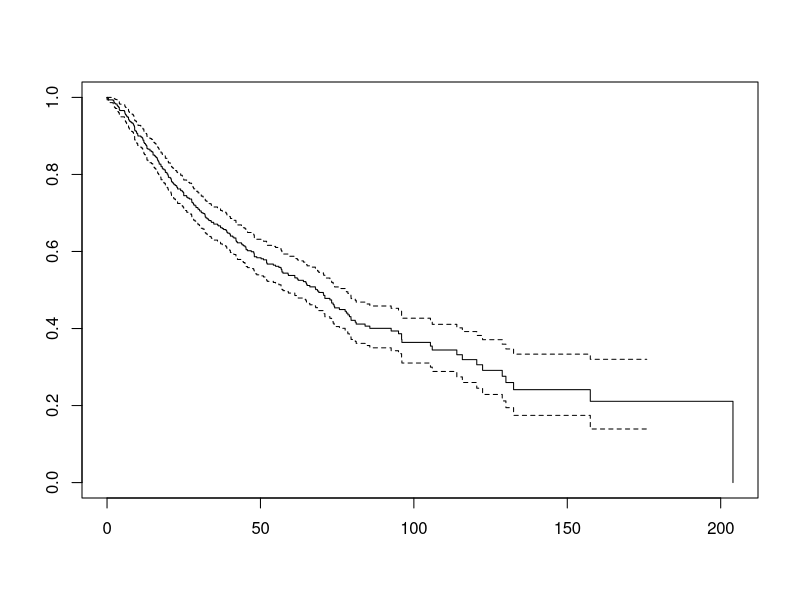
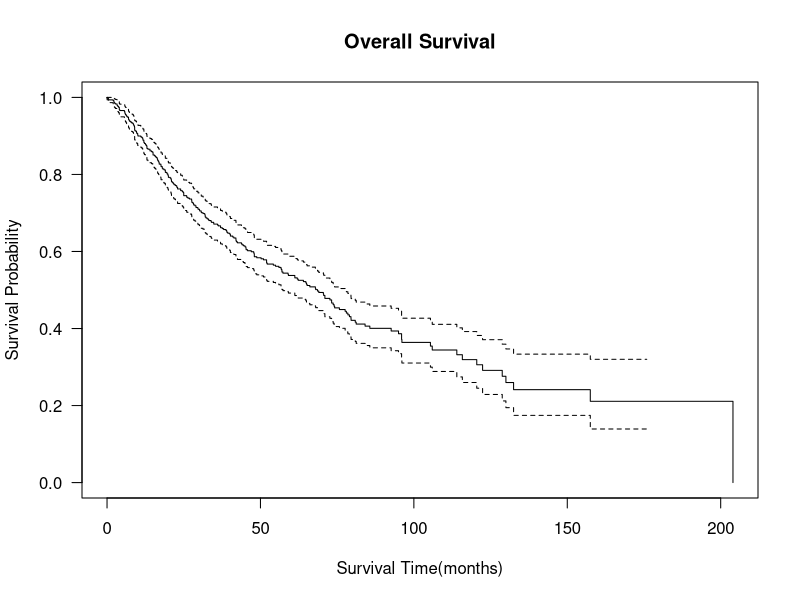
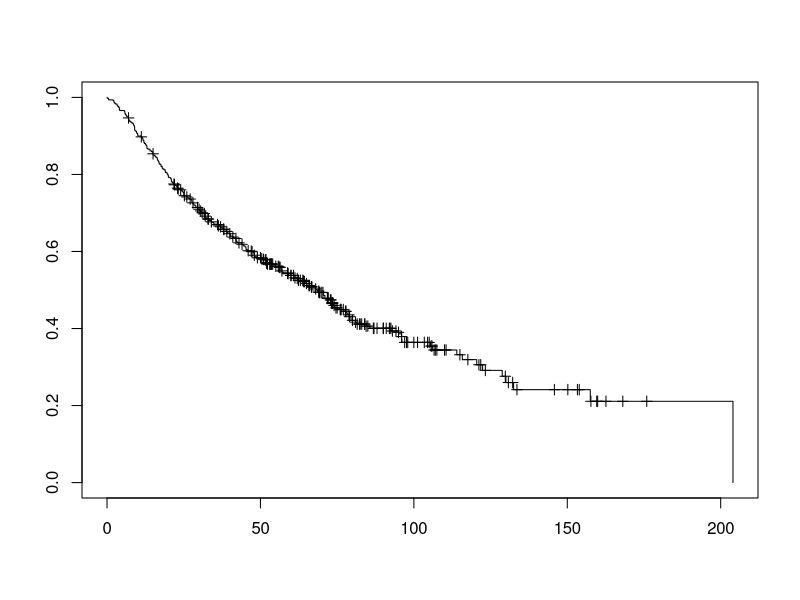
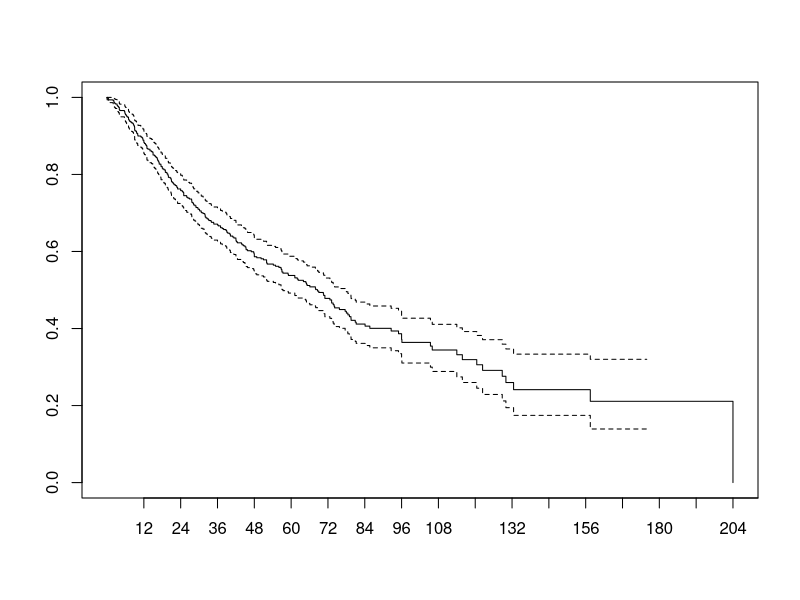
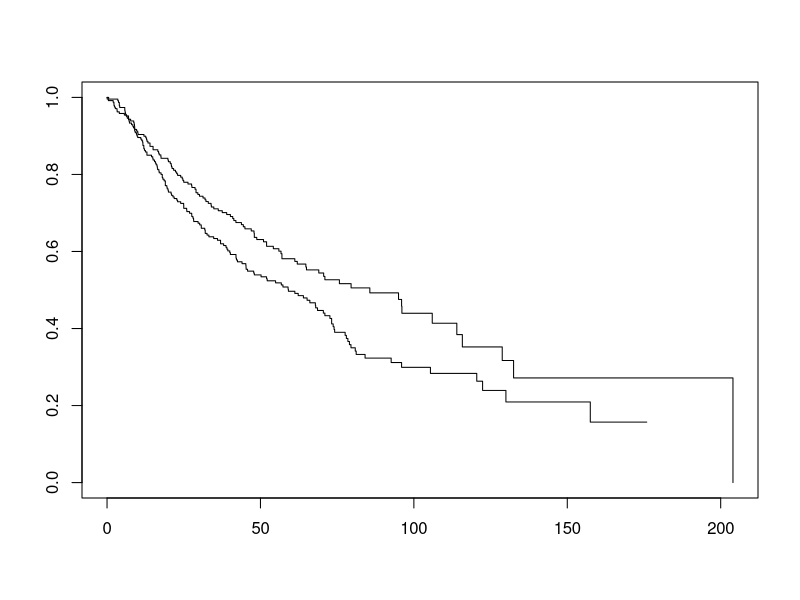
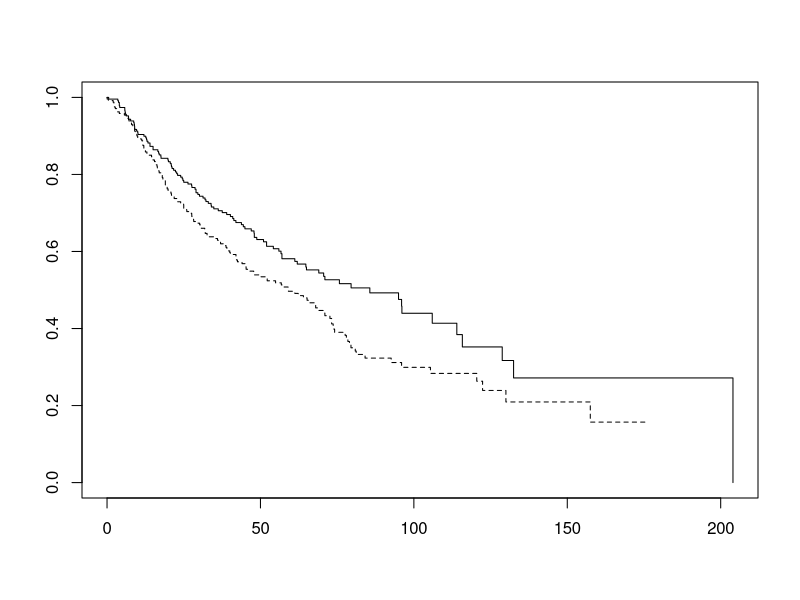
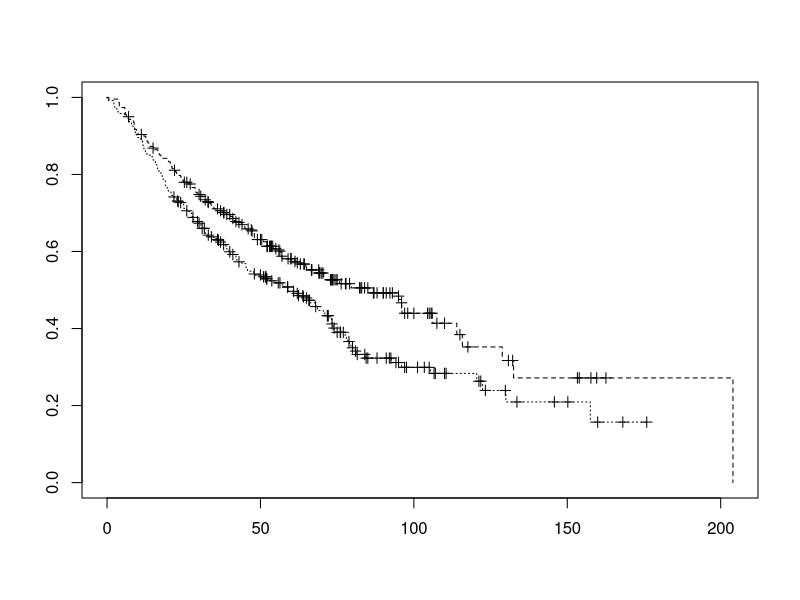
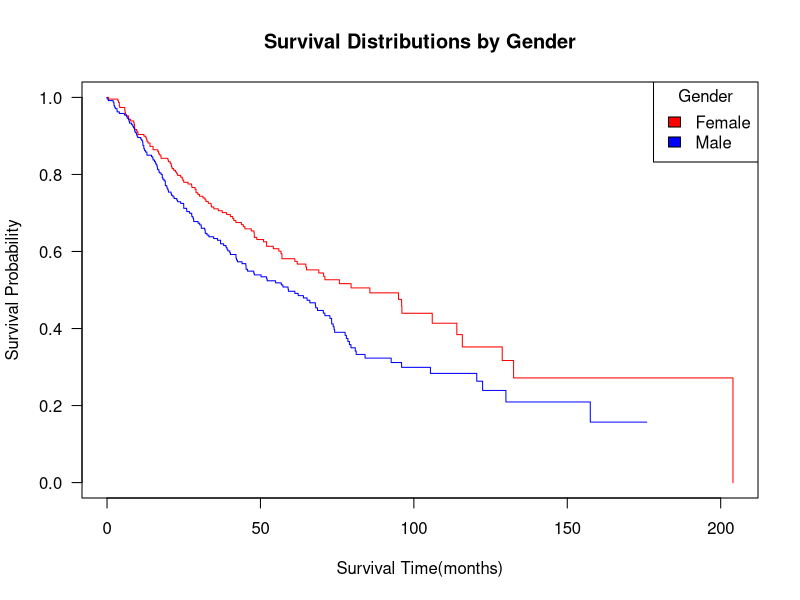

Source code (R) for these figures, in order:
lc<-read.csv("./dataset/lung_cancer_study.csv")
names(lc)
str(lc)
View(lc)

table(lc$vital_status)
table(lc$Vital.Status)

library(survival)

# create a Surv object
survobj<-with(lc, Surv(SURVIVAL_MONTHS,vital_status))
survobj
summary(survobj)

# Plot survival distribution of the total sample
# Kaplan-Meier estimator
fit0<-survfit(survobj~1,data=lc)
fit0
summary(fit0)
summary(fit0,time=12)
summary(fit0,time=c(12,24,36,48,60))

plot(fit0)
plot(fit0,xlab="Survival Time(months)",ylab="Survival Probability",main="Overall Survival",las=1)
plot(fit0,conf.int=FALSE,mark.time=TRUE)
plot(fit0,xaxt="n")
axis(1,at=12*(1:18))

# Compare the survival distributions of men and women
fit1<-survfit(survobj~GENDER,data=lc)
fit1
table(lc$gender)
table(lc$GENDER)
summary(fit1)
summary(fit1,time=12)
summary(fit1,time=c(12,24,36,48,60))

# plot the survival distributions by sex
plot(fit1)
plot(fit1,lty=1:2)
plot(fit1,lty=2:3,mark.time=TRUE)

plot(fit1,xlab="Survival Time(months)",ylab="Survival Probability",col=c("red","blue"),main="Survival Distributions by Gender",las=1)
legend("topright",title="Gender",c("Female","Male"),fill=c("red","blue"))
# test for difference between male and female
# survival curves (logrank test)
survdiff(survobj~GENDER,data=lc)

lccox<-coxph(survobj~gender+AGE+CHEMO+RT+SMOKING,data=lc)
lccox
summary(lccox)

# predict male survival from age and medical scores
MaleMod<-coxph(survobj~gender+AGE+CHEMO+RT+SMOKING,data=lc,subset=gender==1)
FemaleMod<-coxph(survobj~gender+AGE+CHEMO+RT+SMOKING,data=lc,subset=gender==0)

# display results
MaleMod
FemaleMod

# evaluate the proportional hazards assumption
cox.zph(MaleMod)
cox.zph(FemaleMod)
